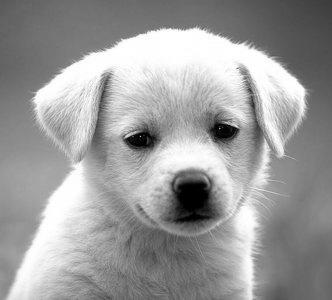
#> input picture my_image.jpeg, 332 x 300 px
$ jupyter execute --allow-errors proyecto_numerico_prueba.ipynb
#> lines starting #> are read from the running program, lines starting #| are printed output that depends on the picture; after the words box and inside, x2 and y2 are one past the last pixel; in counts of white or black regions, pixels touching at a corner belong together
# Procesamiento de Imágenes usando la Transformada Rápida de Fourier (FFT)

## Objetivo

Aplicar la Transformada Rápida de Fourier (FFT) para analizar imágenes en el dominio de frecuencias y realizar procesos de filtrado para la reducción de ruido.

## Integrantes

- Maria Auxiliadora Chinchilla Flores
- Darlyn Maricela Donis Palma
- Diana Alejandra Erazo Pérez
- Luis Eduardo Martinez Linares
- Rebeca Elizabeth Torres Angel

[cell 1]
#librerias importadas
import numpy as np
import matplotlib.pyplot as plt
from scipy import fftpack
from PIL import Image

[cell 2]
img = Image.open("my_image.jpeg").convert('L')
img = np.array(img, dtype=np.float64)
#> img: shape (300, 332) float64

print(f"Dimensiones : {img.shape}")
#| Dimensiones : (300, 332)
print(f"Tipo de dato: {img.dtype}")
#| Tipo de dato: float64
print(f"Rango       : [{img.min():.0f}, {img.max():.0f}]")
#| Rango       : [0, 255]

plt.figure(figsize=(5, 5))
plt.imshow(img, cmap='gray')
plt.title("Imagen Original")
plt.colorbar(label='Intensidad')
plt.axis('off')
plt.tight_layout()
plt.show()
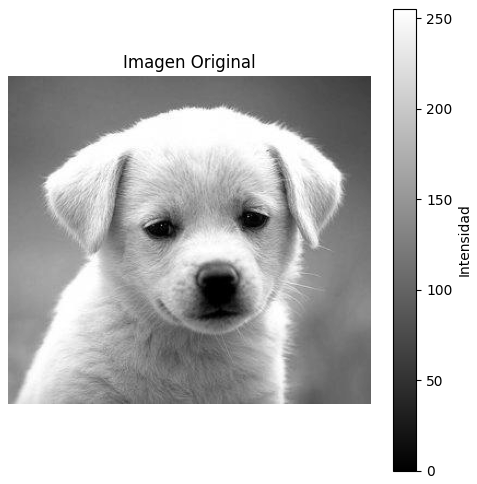
#> figure drawn by matplotlib, 2 panels

#> (a cell that did not finish here is left out)

[cell 4]
fft_image = np.fft.fft2(img)

fft_shift = np.fft.fftshift(fft_image)

[cell 5]
magnitude_spectrum = np.log(np.abs(fft_shift) + 1)
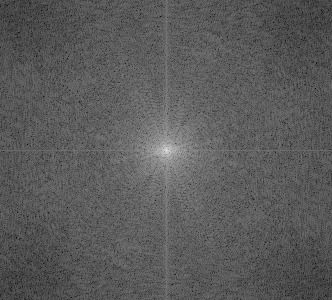
#> magnitude_spectrum: shape (300, 332) float64; min 2.41, max 16.56, mean 7.46; drawn with min black and max white

plt.figure(figsize=(8,8))
plt.imshow(magnitude_spectrum, cmap='gray')
plt.title("Espectro de Frecuencias")
plt.axis('off')
plt.show()

[cell 6]
#aqui se pueden eliminar las frecuencias altas ya que en la imagen anterior vemos cual es el dominio de fourier
rows, cols = img.shape
#> rows = 300; cols = 332

crow, ccol = rows // 2, cols // 2
#> crow = 150; ccol = 166

mask = np.zeros((rows, cols))

radio = 50

for i in range(rows):
    for j in range(cols):
        if (i-crow)**2 + (j-ccol)**2 <= radio**2:
            mask[i,j] = 1
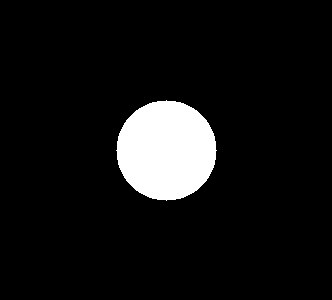
#> mask: shape (300, 332) float64; values 0 (black) and 1 (white), 7.9% white; 1 white region, box (x1, y1, x2, y2) and area: (116, 100, 217, 201) 7845

[cell 7]
plt.imshow(mask, cmap='gray')
plt.title("Filtro Pasa Bajas")
plt.axis('off')
plt.show()

[cell 8]
#aplicando el filtro
filtered_fft = fft_shift * mask

[cell 9]
#recontruimos la imagen
ifft_shift = np.fft.ifftshift(filtered_fft)

reconstructed = np.fft.ifft2(ifft_shift)

reconstructed = np.abs(reconstructed)
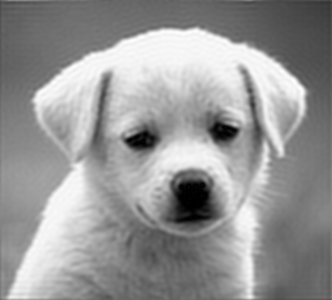
#> reconstructed: shape (300, 332) float64; min 0.00367, max 263.7, mean 155.7; drawn with min black and max white

[cell 10]
#comparamos los resultado
plt.figure(figsize=(12,6))

plt.subplot(1,2,1)
plt.imshow(img, cmap='gray')
plt.title("Original")
plt.axis('off')

plt.subplot(1,2,2)
plt.imshow(reconstructed, cmap='gray')
plt.title("Filtrada")
plt.axis('off')

plt.show()
